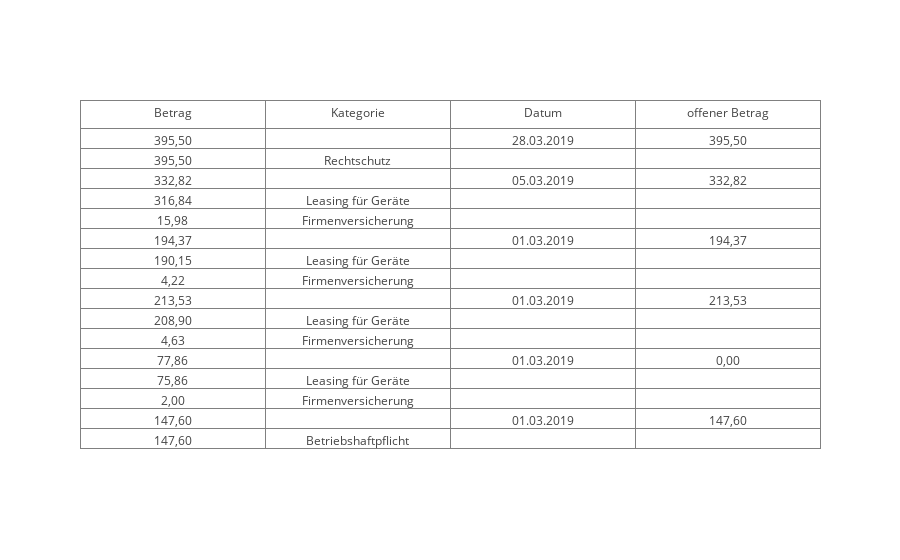

The notebook cell this image was saved under:
### Code cell
trace = go.Table(
    header=dict(values=['Betrag','Kategorie', 'Datum', 'offener Betrag']),
    cells=dict(values=[dff, dgg, dhh, djj
                       ]))

data = [trace]

iplot(data)

#plot(data)
#py.iplot(data, filename = 'basic_table')

### Figure 1 — Plotly figure (JSON) as saved in the notebook; plotly's stock layout.template omitted (floating-point values rounded to 4 significant figures)
{"data": [{"cells": {"values": [[["395,50"], ["395,50"], ["332,82"], ["316,84"], ["15,98"], ["194,37"], ["190,15"], ["4,22"], ["213,53"], ["208,90"], ["4,63"], ["77,86"], ["75,86"], ["2,00"], ["147,60"], ["147,60"]], [[null], ["Rechtschutz"], [null], ["Leasing für Geräte"], ["Firmenversicherung"], [null], ["Leasing für Geräte"], ["Firmenversicherung"], [null], ["Leasing für Geräte"], ["Firmenversicherung"], [null], ["Leasing für Geräte"], ["Firmenversicherung"], [null], ["Betriebshaftpflicht"]], [["28.03.2019"], [null], ["05.03.2019"], [null], [null], ["01.03.2019"], [null], [null], ["01.03.2019"], [null], [null], ["01.03.2019"], [null], [null], ["01.03.2019"], [null]], [["395,50"], [null], ["332,82"], [null], [null], ["194,37"], [null], [null], ["213,53"], [null], [null], ["0,00"], [null], [null], ["147,60"], [null]]]}, "header": {"values": ["Betrag", "Kategorie", "Datum", "offener Betrag"]}, "type": "table", "uid": "41b08d23-43af-4120-bd2b-2201435e946f"}], "layout": {}}
